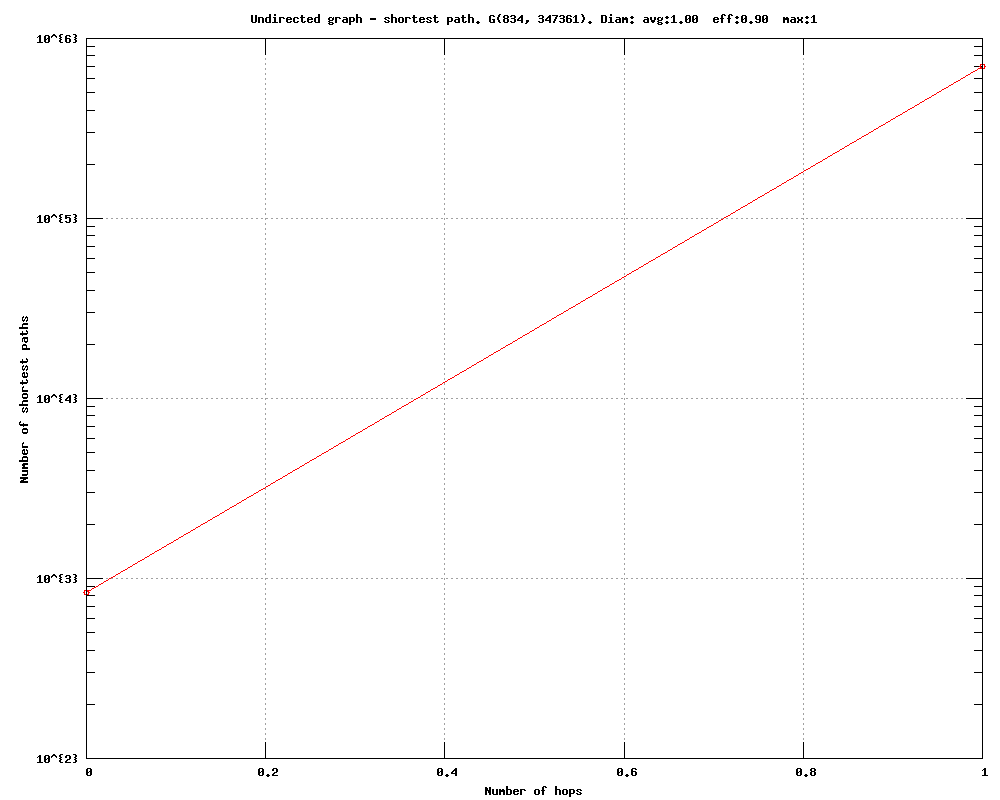

Source code (gnuplot):
#
# Undirected graph - shortest path. G(834, 347361). Diam: avg:1.00  eff:0.90  max:1 (Fri Sep 23 20:02:35 2016)
#

set title "Undirected graph - shortest path. G(834, 347361). Diam: avg:1.00  eff:0.90  max:1"
set key bottom right
set logscale y 10
set format y "10^{%L}"
set mytics 10
set grid
set xlabel "Number of hops"
set ylabel "Number of shortest paths"
set tics scale 2
set terminal png size 1000,800
set output 'diam.shortest_path_plot_random5000by6.txt.png'
plot 	"diam.shortest_path_plot_random5000by6.txt.tab" using 1:2 title "" with linespoints pt 6
